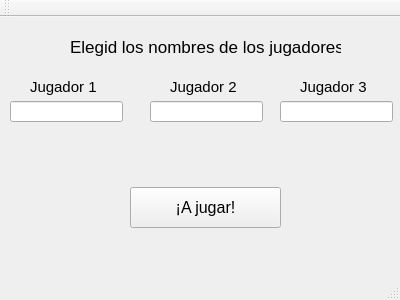
<?xml version="1.0" encoding="UTF-8"?>
<ui version="4.0">
 <class>MainWindow</class>
 <widget class="QMainWindow" name="MainWindow">
  <property name="geometry">
   <rect>
    <x>0</x>
    <y>0</y>
    <width>400</width>
    <height>300</height>
   </rect>
  </property>
  <property name="palette">
   <palette>
    <active>
     <colorrole role="WindowText">
      <brush brushstyle="SolidPattern">
       <color alpha="255">
        <red>255</red>
        <green>255</green>
        <blue>255</blue>
       </color>
      </brush>
     </colorrole>
     <colorrole role="Text">
      <brush brushstyle="SolidPattern">
       <color alpha="255">
        <red>255</red>
        <green>255</green>
        <blue>255</blue>
       </color>
      </brush>
     </colorrole>
     <colorrole role="ButtonText">
      <brush brushstyle="SolidPattern">
       <color alpha="255">
        <red>255</red>
        <green>255</green>
        <blue>255</blue>
       </color>
      </brush>
     </colorrole>
     <colorrole role="PlaceholderText">
      <brush brushstyle="SolidPattern">
       <color alpha="128">
        <red>255</red>
        <green>255</green>
        <blue>255</blue>
       </color>
      </brush>
     </colorrole>
    </active>
    <inactive>
     <colorrole role="WindowText">
      <brush brushstyle="SolidPattern">
       <color alpha="255">
        <red>255</red>
        <green>255</green>
        <blue>255</blue>
       </color>
      </brush>
     </colorrole>
     <colorrole role="Text">
      <brush brushstyle="SolidPattern">
       <color alpha="255">
        <red>255</red>
        <green>255</green>
        <blue>255</blue>
       </color>
      </brush>
     </colorrole>
     <colorrole role="ButtonText">
      <brush brushstyle="SolidPattern">
       <color alpha="255">
        <red>255</red>
        <green>255</green>
        <blue>255</blue>
       </color>
      </brush>
     </colorrole>
     <colorrole role="PlaceholderText">
      <brush brushstyle="SolidPattern">
       <color alpha="128">
        <red>255</red>
        <green>255</green>
        <blue>255</blue>
       </color>
      </brush>
     </colorrole>
    </inactive>
    <disabled>
     <colorrole role="WindowText">
      <brush brushstyle="SolidPattern">
       <color alpha="255">
        <red>255</red>
        <green>255</green>
        <blue>255</blue>
       </color>
      </brush>
     </colorrole>
     <colorrole role="Text">
      <brush brushstyle="SolidPattern">
       <color alpha="255">
        <red>255</red>
        <green>255</green>
        <blue>255</blue>
       </color>
      </brush>
     </colorrole>
     <colorrole role="ButtonText">
      <brush brushstyle="SolidPattern">
       <color alpha="255">
        <red>255</red>
        <green>255</green>
        <blue>255</blue>
       </color>
      </brush>
     </colorrole>
     <colorrole role="PlaceholderText">
      <brush brushstyle="SolidPattern">
       <color alpha="128">
        <red>255</red>
        <green>255</green>
        <blue>255</blue>
       </color>
      </brush>
     </colorrole>
    </disabled>
   </palette>
  </property>
  <property name="windowTitle">
   <string>MainWindow</string>
  </property>
  <property name="styleSheet">
   <string notr="true">color: rgb(255, 255, 255);</string>
  </property>
  <widget class="QWidget" name="centralWidget">
   <widget class="QPushButton" name="comenzar">
    <property name="geometry">
     <rect>
      <x>130</x>
      <y>170</y>
      <width>151</width>
      <height>41</height>
     </rect>
    </property>
    <property name="palette">
     <palette>
      <active>
       <colorrole role="WindowText">
        <brush brushstyle="SolidPattern">
         <color alpha="255">
          <red>0</red>
          <green>0</green>
          <blue>0</blue>
         </color>
        </brush>
       </colorrole>
       <colorrole role="Text">
        <brush brushstyle="SolidPattern">
         <color alpha="255">
          <red>0</red>
          <green>0</green>
          <blue>0</blue>
         </color>
        </brush>
       </colorrole>
       <colorrole role="ButtonText">
        <brush brushstyle="SolidPattern">
         <color alpha="255">
          <red>0</red>
          <green>0</green>
          <blue>0</blue>
         </color>
        </brush>
       </colorrole>
       <colorrole role="PlaceholderText">
        <brush brushstyle="SolidPattern">
         <color alpha="128">
          <red>0</red>
          <green>0</green>
          <blue>0</blue>
         </color>
        </brush>
       </colorrole>
      </active>
      <inactive>
       <colorrole role="WindowText">
        <brush brushstyle="SolidPattern">
         <color alpha="255">
          <red>0</red>
          <green>0</green>
          <blue>0</blue>
         </color>
        </brush>
       </colorrole>
       <colorrole role="Text">
        <brush brushstyle="SolidPattern">
         <color alpha="255">
          <red>0</red>
          <green>0</green>
          <blue>0</blue>
         </color>
        </brush>
       </colorrole>
       <colorrole role="ButtonText">
        <brush brushstyle="SolidPattern">
         <color alpha="255">
          <red>0</red>
          <green>0</green>
          <blue>0</blue>
         </color>
        </brush>
       </colorrole>
       <colorrole role="PlaceholderText">
        <brush brushstyle="SolidPattern">
         <color alpha="128">
          <red>0</red>
          <green>0</green>
          <blue>0</blue>
         </color>
        </brush>
       </colorrole>
      </inactive>
      <disabled>
       <colorrole role="WindowText">
        <brush brushstyle="SolidPattern">
         <color alpha="255">
          <red>0</red>
          <green>0</green>
          <blue>0</blue>
         </color>
        </brush>
       </colorrole>
       <colorrole role="Text">
        <brush brushstyle="SolidPattern">
         <color alpha="255">
          <red>0</red>
          <green>0</green>
          <blue>0</blue>
         </color>
        </brush>
       </colorrole>
       <colorrole role="ButtonText">
        <brush brushstyle="SolidPattern">
         <color alpha="255">
          <red>0</red>
          <green>0</green>
          <blue>0</blue>
         </color>
        </brush>
       </colorrole>
       <colorrole role="PlaceholderText">
        <brush brushstyle="SolidPattern">
         <color alpha="128">
          <red>255</red>
          <green>255</green>
          <blue>255</blue>
         </color>
        </brush>
       </colorrole>
      </disabled>
     </palette>
    </property>
    <property name="font">
     <font>
      <pointsize>12</pointsize>
     </font>
    </property>
    <property name="styleSheet">
     <string notr="true">color: rgb(0, 0, 0);</string>
    </property>
    <property name="text">
     <string>¡A jugar!</string>
    </property>
   </widget>
   <widget class="QLabel" name="label1">
    <property name="geometry">
     <rect>
      <x>30</x>
      <y>59</y>
      <width>71</width>
      <height>21</height>
     </rect>
    </property>
    <property name="palette">
     <palette>
      <active>
       <colorrole role="WindowText">
        <brush brushstyle="SolidPattern">
         <color alpha="255">
          <red>0</red>
          <green>0</green>
          <blue>0</blue>
         </color>
        </brush>
       </colorrole>
       <colorrole role="Text">
        <brush brushstyle="SolidPattern">
         <color alpha="255">
          <red>0</red>
          <green>0</green>
          <blue>0</blue>
         </color>
        </brush>
       </colorrole>
       <colorrole role="ButtonText">
        <brush brushstyle="SolidPattern">
         <color alpha="255">
          <red>0</red>
          <green>0</green>
          <blue>0</blue>
         </color>
        </brush>
       </colorrole>
       <colorrole role="PlaceholderText">
        <brush brushstyle="SolidPattern">
         <color alpha="128">
          <red>255</red>
          <green>255</green>
          <blue>255</blue>
         </color>
        </brush>
       </colorrole>
      </active>
      <inactive>
       <colorrole role="WindowText">
        <brush brushstyle="SolidPattern">
         <color alpha="255">
          <red>0</red>
          <green>0</green>
          <blue>0</blue>
         </color>
        </brush>
       </colorrole>
       <colorrole role="Text">
        <brush brushstyle="SolidPattern">
         <color alpha="255">
          <red>0</red>
          <green>0</green>
          <blue>0</blue>
         </color>
        </brush>
       </colorrole>
       <colorrole role="ButtonText">
        <brush brushstyle="SolidPattern">
         <color alpha="255">
          <red>0</red>
          <green>0</green>
          <blue>0</blue>
         </color>
        </brush>
       </colorrole>
       <colorrole role="PlaceholderText">
        <brush brushstyle="SolidPattern">
         <color alpha="128">
          <red>255</red>
          <green>255</green>
          <blue>255</blue>
         </color>
        </brush>
       </colorrole>
      </inactive>
      <disabled>
       <colorrole role="WindowText">
        <brush brushstyle="SolidPattern">
         <color alpha="255">
          <red>0</red>
          <green>0</green>
          <blue>0</blue>
         </color>
        </brush>
       </colorrole>
       <colorrole role="Text">
        <brush brushstyle="SolidPattern">
         <color alpha="255">
          <red>0</red>
          <green>0</green>
          <blue>0</blue>
         </color>
        </brush>
       </colorrole>
       <colorrole role="ButtonText">
        <brush brushstyle="SolidPattern">
         <color alpha="255">
          <red>0</red>
          <green>0</green>
          <blue>0</blue>
         </color>
        </brush>
       </colorrole>
       <colorrole role="PlaceholderText">
        <brush brushstyle="SolidPattern">
         <color alpha="128">
          <red>255</red>
          <green>255</green>
          <blue>255</blue>
         </color>
        </brush>
       </colorrole>
      </disabled>
     </palette>
    </property>
    <property name="font">
     <font>
      <pointsize>11</pointsize>
     </font>
    </property>
    <property name="styleSheet">
     <string notr="true">color: rgb(0, 0, 0);</string>
    </property>
    <property name="text">
     <string>Jugador 1</string>
    </property>
   </widget>
   <widget class="QLabel" name="label2">
    <property name="geometry">
     <rect>
      <x>170</x>
      <y>60</y>
      <width>71</width>
      <height>20</height>
     </rect>
    </property>
    <property name="palette">
     <palette>
      <active>
       <colorrole role="WindowText">
        <brush brushstyle="SolidPattern">
         <color alpha="255">
          <red>0</red>
          <green>0</green>
          <blue>0</blue>
         </color>
        </brush>
       </colorrole>
       <colorrole role="Text">
        <brush brushstyle="SolidPattern">
         <color alpha="255">
          <red>0</red>
          <green>0</green>
          <blue>0</blue>
         </color>
        </brush>
       </colorrole>
       <colorrole role="ButtonText">
        <brush brushstyle="SolidPattern">
         <color alpha="255">
          <red>0</red>
          <green>0</green>
          <blue>0</blue>
         </color>
        </brush>
       </colorrole>
       <colorrole role="PlaceholderText">
        <brush brushstyle="SolidPattern">
         <color alpha="128">
          <red>0</red>
          <green>0</green>
          <blue>0</blue>
         </color>
        </brush>
       </colorrole>
      </active>
      <inactive>
       <colorrole role="WindowText">
        <brush brushstyle="SolidPattern">
         <color alpha="255">
          <red>0</red>
          <green>0</green>
          <blue>0</blue>
         </color>
        </brush>
       </colorrole>
       <colorrole role="Text">
        <brush brushstyle="SolidPattern">
         <color alpha="255">
          <red>0</red>
          <green>0</green>
          <blue>0</blue>
         </color>
        </brush>
       </colorrole>
       <colorrole role="ButtonText">
        <brush brushstyle="SolidPattern">
         <color alpha="255">
          <red>0</red>
          <green>0</green>
          <blue>0</blue>
         </color>
        </brush>
       </colorrole>
       <colorrole role="PlaceholderText">
        <brush brushstyle="SolidPattern">
         <color alpha="128">
          <red>0</red>
          <green>0</green>
          <blue>0</blue>
         </color>
        </brush>
       </colorrole>
      </inactive>
      <disabled>
       <colorrole role="WindowText">
        <brush brushstyle="SolidPattern">
         <color alpha="255">
          <red>0</red>
          <green>0</green>
          <blue>0</blue>
         </color>
        </brush>
       </colorrole>
       <colorrole role="Text">
        <brush brushstyle="SolidPattern">
         <color alpha="255">
          <red>0</red>
          <green>0</green>
          <blue>0</blue>
         </color>
        </brush>
       </colorrole>
       <colorrole role="ButtonText">
        <brush brushstyle="SolidPattern">
         <color alpha="255">
          <red>0</red>
          <green>0</green>
          <blue>0</blue>
         </color>
        </brush>
       </colorrole>
       <colorrole role="PlaceholderText">
        <brush brushstyle="SolidPattern">
         <color alpha="128">
          <red>255</red>
          <green>255</green>
          <blue>255</blue>
         </color>
        </brush>
       </colorrole>
      </disabled>
     </palette>
    </property>
    <property name="font">
     <font>
      <pointsize>11</pointsize>
     </font>
    </property>
    <property name="styleSheet">
     <string notr="true">color: rgb(0, 0, 0);</string>
    </property>
    <property name="text">
     <string>Jugador 2</string>
    </property>
   </widget>
   <widget class="QLabel" name="label3">
    <property name="geometry">
     <rect>
      <x>300</x>
      <y>59</y>
      <width>71</width>
      <height>21</height>
     </rect>
    </property>
    <property name="palette">
     <palette>
      <active>
       <colorrole role="WindowText">
        <brush brushstyle="SolidPattern">
         <color alpha="255">
          <red>0</red>
          <green>0</green>
          <blue>0</blue>
         </color>
        </brush>
       </colorrole>
       <colorrole role="Text">
        <brush brushstyle="SolidPattern">
         <color alpha="255">
          <red>0</red>
          <green>0</green>
          <blue>0</blue>
         </color>
        </brush>
       </colorrole>
       <colorrole role="ButtonText">
        <brush brushstyle="SolidPattern">
         <color alpha="255">
          <red>0</red>
          <green>0</green>
          <blue>0</blue>
         </color>
        </brush>
       </colorrole>
       <colorrole role="PlaceholderText">
        <brush brushstyle="SolidPattern">
         <color alpha="128">
          <red>0</red>
          <green>0</green>
          <blue>0</blue>
         </color>
        </brush>
       </colorrole>
      </active>
      <inactive>
       <colorrole role="WindowText">
        <brush brushstyle="SolidPattern">
         <color alpha="255">
          <red>0</red>
          <green>0</green>
          <blue>0</blue>
         </color>
        </brush>
       </colorrole>
       <colorrole role="Text">
        <brush brushstyle="SolidPattern">
         <color alpha="255">
          <red>0</red>
          <green>0</green>
          <blue>0</blue>
         </color>
        </brush>
       </colorrole>
       <colorrole role="ButtonText">
        <brush brushstyle="SolidPattern">
         <color alpha="255">
          <red>0</red>
          <green>0</green>
          <blue>0</blue>
         </color>
        </brush>
       </colorrole>
       <colorrole role="PlaceholderText">
        <brush brushstyle="SolidPattern">
         <color alpha="128">
          <red>0</red>
          <green>0</green>
          <blue>0</blue>
         </color>
        </brush>
       </colorrole>
      </inactive>
      <disabled>
       <colorrole role="WindowText">
        <brush brushstyle="SolidPattern">
         <color alpha="255">
          <red>0</red>
          <green>0</green>
          <blue>0</blue>
         </color>
        </brush>
       </colorrole>
       <colorrole role="Text">
        <brush brushstyle="SolidPattern">
         <color alpha="255">
          <red>0</red>
          <green>0</green>
          <blue>0</blue>
         </color>
        </brush>
       </colorrole>
       <colorrole role="ButtonText">
        <brush brushstyle="SolidPattern">
         <color alpha="255">
          <red>0</red>
          <green>0</green>
          <blue>0</blue>
         </color>
        </brush>
       </colorrole>
       <colorrole role="PlaceholderText">
        <brush brushstyle="SolidPattern">
         <color alpha="128">
          <red>255</red>
          <green>255</green>
          <blue>255</blue>
         </color>
        </brush>
       </colorrole>
      </disabled>
     </palette>
    </property>
    <property name="font">
     <font>
      <pointsize>11</pointsize>
     </font>
    </property>
    <property name="styleSheet">
     <string notr="true">color: rgb(0, 0, 0);</string>
    </property>
    <property name="text">
     <string>Jugador 3</string>
    </property>
   </widget>
   <widget class="QLabel" name="label_4">
    <property name="geometry">
     <rect>
      <x>70</x>
      <y>20</y>
      <width>271</width>
      <height>20</height>
     </rect>
    </property>
    <property name="palette">
     <palette>
      <active>
       <colorrole role="WindowText">
        <brush brushstyle="SolidPattern">
         <color alpha="255">
          <red>0</red>
          <green>0</green>
          <blue>0</blue>
         </color>
        </brush>
       </colorrole>
       <colorrole role="Text">
        <brush brushstyle="SolidPattern">
         <color alpha="255">
          <red>0</red>
          <green>0</green>
          <blue>0</blue>
         </color>
        </brush>
       </colorrole>
       <colorrole role="ButtonText">
        <brush brushstyle="SolidPattern">
         <color alpha="255">
          <red>0</red>
          <green>0</green>
          <blue>0</blue>
         </color>
        </brush>
       </colorrole>
       <colorrole role="PlaceholderText">
        <brush brushstyle="SolidPattern">
         <color alpha="128">
          <red>0</red>
          <green>0</green>
          <blue>0</blue>
         </color>
        </brush>
       </colorrole>
      </active>
      <inactive>
       <colorrole role="WindowText">
        <brush brushstyle="SolidPattern">
         <color alpha="255">
          <red>0</red>
          <green>0</green>
          <blue>0</blue>
         </color>
        </brush>
       </colorrole>
       <colorrole role="Text">
        <brush brushstyle="SolidPattern">
         <color alpha="255">
          <red>0</red>
          <green>0</green>
          <blue>0</blue>
         </color>
        </brush>
       </colorrole>
       <colorrole role="ButtonText">
        <brush brushstyle="SolidPattern">
         <color alpha="255">
          <red>0</red>
          <green>0</green>
          <blue>0</blue>
         </color>
        </brush>
       </colorrole>
       <colorrole role="PlaceholderText">
        <brush brushstyle="SolidPattern">
         <color alpha="128">
          <red>0</red>
          <green>0</green>
          <blue>0</blue>
         </color>
        </brush>
       </colorrole>
      </inactive>
      <disabled>
       <colorrole role="WindowText">
        <brush brushstyle="SolidPattern">
         <color alpha="255">
          <red>0</red>
          <green>0</green>
          <blue>0</blue>
         </color>
        </brush>
       </colorrole>
       <colorrole role="Text">
        <brush brushstyle="SolidPattern">
         <color alpha="255">
          <red>0</red>
          <green>0</green>
          <blue>0</blue>
         </color>
        </brush>
       </colorrole>
       <colorrole role="ButtonText">
        <brush brushstyle="SolidPattern">
         <color alpha="255">
          <red>0</red>
          <green>0</green>
          <blue>0</blue>
         </color>
        </brush>
       </colorrole>
       <colorrole role="PlaceholderText">
        <brush brushstyle="SolidPattern">
         <color alpha="128">
          <red>255</red>
          <green>255</green>
          <blue>255</blue>
         </color>
        </brush>
       </colorrole>
      </disabled>
     </palette>
    </property>
    <property name="font">
     <font>
      <family>MS Shell Dlg 2</family>
      <pointsize>13</pointsize>
     </font>
    </property>
    <property name="toolTip">
     <string>&lt;html&gt;&lt;head/&gt;&lt;body&gt;&lt;p&gt;&lt;br/&gt;&lt;/p&gt;&lt;/body&gt;&lt;/html&gt;</string>
    </property>
    <property name="styleSheet">
     <string notr="true">color: rgb(0, 0, 0);</string>
    </property>
    <property name="text">
     <string>Elegid los nombres de los jugadores</string>
    </property>
   </widget>
   <widget class="QLineEdit" name="nombre2">
    <property name="geometry">
     <rect>
      <x>150</x>
      <y>84</y>
      <width>113</width>
      <height>21</height>
     </rect>
    </property>
    <property name="styleSheet">
     <string notr="true">color: rgb(0, 0, 0);</string>
    </property>
   </widget>
   <widget class="QLineEdit" name="nombre3">
    <property name="geometry">
     <rect>
      <x>280</x>
      <y>84</y>
      <width>113</width>
      <height>21</height>
     </rect>
    </property>
    <property name="styleSheet">
     <string notr="true">color: rgb(0, 0, 0);</string>
    </property>
   </widget>
   <widget class="QLineEdit" name="nombre1">
    <property name="geometry">
     <rect>
      <x>10</x>
      <y>84</y>
      <width>113</width>
      <height>21</height>
     </rect>
    </property>
    <property name="styleSheet">
     <string notr="true">color: rgb(0, 0, 0);</string>
    </property>
   </widget>
  </widget>
  <widget class="QMenuBar" name="menuBar">
   <property name="geometry">
    <rect>
     <x>0</x>
     <y>0</y>
     <width>400</width>
     <height>20</height>
    </rect>
   </property>
  </widget>
  <widget class="QToolBar" name="mainToolBar">
   <attribute name="toolBarArea">
    <enum>TopToolBarArea</enum>
   </attribute>
   <attribute name="toolBarBreak">
    <bool>false</bool>
   </attribute>
  </widget>
  <widget class="QStatusBar" name="statusBar"/>
 </widget>
 <layoutdefault spacing="6" margin="11"/>
 <resources/>
 <connections/>
</ui>
